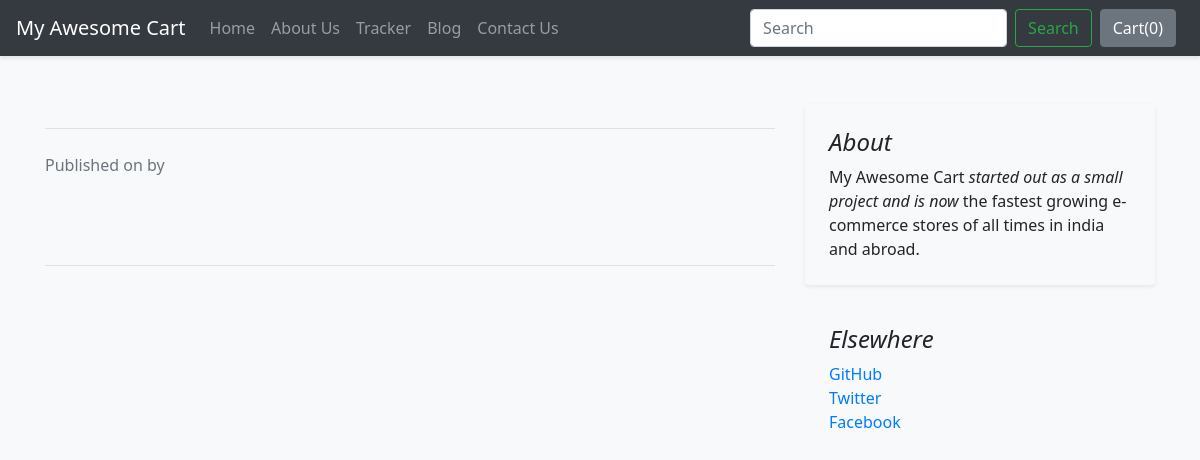
/blog/blogpost/3, run on an earlier commit of the app's database.
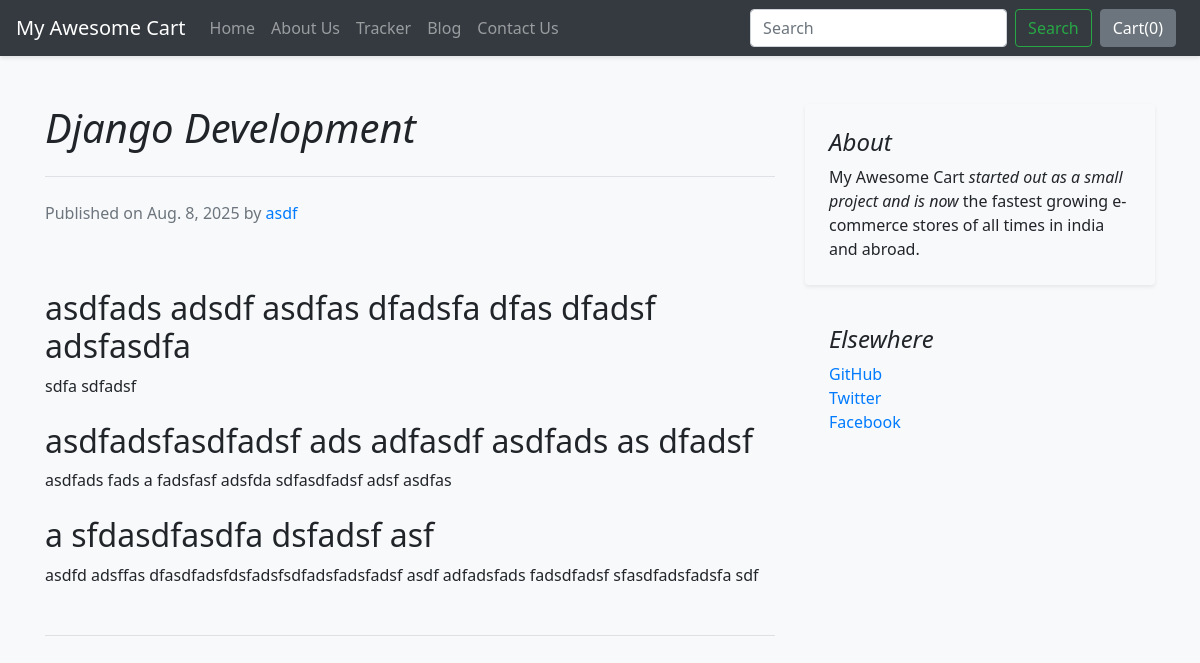
And on a later commit of the database.
### blog/models.py (models this page shows, shortened)
class Blogpost(models.Model):
    post_id = models.AutoField(primary_key= True)
    tilte = models.CharField(max_length=50)
    head0 = models.CharField(max_length=500, default="")
    chead0 = models.CharField(max_length=5000, default="")
    head1 = models.CharField(max_length=500, default="")
    chead1 = models.CharField(max_length=5000, default="")
    head2 = models.CharField(max_length=500, default="")
    chead2 = models.CharField(max_length=5000, default="")
    pub_date = models.DateField()
    writer = models.CharField(max_length=50, default="")
    thumbnail = models.ImageField(upload_to='shop/images', default="")

### blog/views.py (the view)
# urls.py: path('blogpost/<int:id>', views.blogpost,name="blogPost"),
def blogpost(request,id):
    post = Blogpost.objects.filter(post_id=id).first()
    return render(request,"blog/blogpost.html", {'post': post})

### blog/templates/blog/blogpost.html (shortened to what this page needs)
{% extends 'blog/basic.html' %}
{% block body %}
<div class="container mt-5">
    <div class="row">
        <div class="col-md-8 blog-main">
            <h1 class="pb-4 mb-4 font-italic border-bottom">
                {{post.tilte}}
            </h1>
            <div class="blog-post">
                <p class="blog-post-meta text-muted">Published on {{post.pub_date}} by <a href="#">{{post.writer}}</a></p>
                <div class="fb-like" data-href="http://127.0.0.1:8000/blog/blogpost/{{post.post_id}}" data-layout="standard" data-action="like" data-size="large" data-show-faces="false" data-share="true"></div><br>
                <h2 class="mt-4">{{post.head0}}</h2>
                <p>{{post.chead0}}</p>
                <h2 class="mt-4">{{post.head1}}</h2>
                <p>{{post.chead1}}</p>
                <h2 class="mt-4">{{post.head2}}</h2>
                <p>{{post.chead2}}</p>
            </div><hr class="my-5">
        </div><aside class="col-md-4 blog-sidebar">
            <div class="p-4 mb-3 bg-light rounded shadow-sm">
                <h4 class="font-italic">About</h4>
                <p class="mb-0">My Awesome Cart <em>started out as a small project and is now</em> the fastest growing e-commerce stores of all times in india and abroad.</p>
            </div>
            <div class="p-4">
                <h4 class="font-italic">Elsewhere</h4>
                <ol class="list-unstyled mb-0">
                    <li><a href="#" class="text-decoration-none">GitHub</a></li>
                    <li><a href="#" class="text-decoration-none">Twitter</a></li>
                    <li><a href="#" class="text-decoration-none">Facebook</a></li>
                </ol>
            </div>
        </aside></div>
</div>
{% endblock %}

What changed in the data, as far as the page shows it:
added Blogpost: tilte "Django Development", pub_date "Aug. 8, 2025", writer "asdf", head0 "asdfads adsdf asdfas dfadsfa dfas dfadsf adsfasdfa", chead0 "sdfa sdfadsf", head1 "asdfadsfasdfadsf ads adfasdf asdfads as dfadsf", chead1 "asdfads fads a fadsfasf adsfda sdfasdfadsf adsf asdfas", head2 "a sfdasdfasdfa dsfadsf asf", chead2 "asdfd adsffas dfasdfadsfdsfadsfsdfadsfadsfadsf asdf adfadsfads fadsdfadsf sfasdfadsfadsfa sdf"
